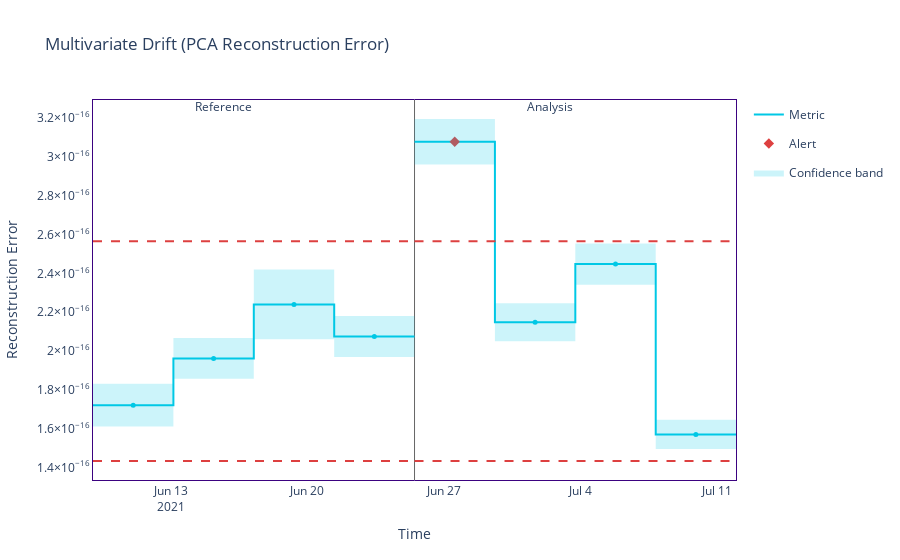

Here is the notebook cell this chart was saved with:
### Markdown cell above
# Red flag 3: comparing only univariate drift methods

### Code cell
multivariate_drift_calc = nml.DataReconstructionDriftCalculator(
    column_names=features,
    timestamp_column_name=timestamp,
    chunk_size=1964
)

multivariate_drift_calc.fit(df_test)
multivariate_drift_results = multivariate_drift_calc.calculate(df_prod)
multivariate_drift_results.plot()

### Figure 1 — Plotly figure (JSON) as saved in the notebook; plotly's stock layout.template omitted (floating-point values rounded to 4 significant figures)
{"data": [{"hoverinfo": "skip", "legendgroup": "metric_reference", "line": {"color": "#00c8e5", "shape": "hv", "width": 2}, "mode": "lines", "name": "Metric", "showlegend": true, "type": "scatter", "x": ["2021-06-09T00:12:00", "2021-06-13T03:12:00", "2021-06-17T06:12:00", "2021-06-21T09:12:00", "2021-06-25T12:03:00"], "y": [1.721e-16, 1.961e-16, 2.24e-16, 2.074e-16, 2.074e-16]}, {"customdata": [["Reconstruction Error", "<b style=\"color:#00c8e5;line-height:60px\">Reference</b>", "", "[0:1963]", "From <b>Jun-09-2021</b> to <b>Jun-13-2021</b>", 0, 0], ["Reconstruction Error", "<b style=\"color:#00c8e5;line-height:60px\">Reference</b>", "", "[1964:3927]", "From <b>Jun-13-2021</b> to <b>Jun-17-2021</b>", 0, 0], ["Reconstruction Error", "<b style=\"color:#00c8e5;line-height:60px\">Reference</b>", "", "[3928:5891]", "From <b>Jun-17-2021</b> to <b>Jun-21-2021</b>", 0, 0], ["Reconstruction Error", "<b style=\"color:#00c8e5;line-height:60px\">Reference</b>", "", "[5892:7853]", "From <b>Jun-21-2021</b> to <b>Jun-25-2021</b>", 0, 0]], "hovertemplate": "%{customdata[1]} &nbsp; &nbsp; %{customdata[2]} <br />Chunk: <b>%{customdata[3]}</b> &nbsp; &nbsp; %{customdata[4]} <br />%{customdata[0]}: <b>%{customdata[5]}</b><br />Confidence band: +/- <b>%{customdata[6]}</b><br /><extra></extra>", "legendgroup": "metric_reference", "marker": {"color": "#00c8e5", "size": 5, "symbol": "circle"}, "mode": "markers", "name": "Metric", "showlegend": false, "type": "scatter", "x": ["2021-06-11T01:42:00", "2021-06-15T04:42:00", "2021-06-19T07:42:00", "2021-06-23T10:37:30"], "y": [1.721e-16, 1.961e-16, 2.24e-16, 2.074e-16, 2.074e-16]}, {"hoverinfo": "skip", "legendgroup": "metric_analysis", "line": {"color": "#00c8e5", "shape": "hv", "width": 2}, "mode": "lines", "name": "Metric", "showlegend": false, "type": "scatter", "x": ["2021-06-25T12:06:00", "2021-06-29T15:06:00", "2021-07-03T18:06:00", "2021-07-07T21:06:00", "2021-07-11T23:57:00"], "y": [3.079e-16, 2.148e-16, 2.448e-16, 1.57e-16, 1.57e-16]}, {"customdata": [["Reconstruction Error", "<b style=\"color:#3b0280;line-height:60px\">Analysis</b>", "<span style=\"color:#AD0000\">⚠ <b>Drift detected</b></span>", "[0:1963]", "From <b>Jun-25-2021</b> to <b>Jun-29-2021</b>", 0, 0], ["Reconstruction Error", "<b style=\"color:#3b0280;line-height:60px\">Analysis</b>", "", "[1964:3927]", "From <b>Jun-29-2021</b> to <b>Jul-03-2021</b>", 0, 0], ["Reconstruction Error", "<b style=\"color:#3b0280;line-height:60px\">Analysis</b>", "", "[3928:5891]", "From <b>Jul-03-2021</b> to <b>Jul-07-2021</b>", 0, 0], ["Reconstruction Error", "<b style=\"color:#3b0280;line-height:60px\">Analysis</b>", "", "[5892:7853]", "From <b>Jul-07-2021</b> to <b>Jul-11-2021</b>", 0, 0]], "hovertemplate": "%{customdata[1]} &nbsp; &nbsp; %{customdata[2]} <br />Chunk: <b>%{customdata[3]}</b> &nbsp; &nbsp; %{customdata[4]} <br />%{customdata[0]}: <b>%{customdata[5]}</b><br />Confidence band: +/- <b>%{customdata[6]}</b><br /><extra></extra>", "legendgroup": "metric_analysis", "marker": {"color": "#00c8e5", "size": 5, "symbol": "circle"}, "mode": "markers", "name": "Metric", "showlegend": false, "type": "scatter", "x": ["2021-06-27T13:36:00", "2021-07-01T16:36:00", "2021-07-05T19:36:00", "2021-07-09T22:31:30"], "y": [3.079e-16, 2.148e-16, 2.448e-16, 1.57e-16, 1.57e-16]}, {"hoverinfo": "skip", "legendgroup": "alert", "marker": {"color": "#DD4040", "size": 8, "symbol": "diamond"}, "mode": "markers", "name": "Alert", "showlegend": true, "type": "scatter", "x": ["2021-06-27T13:36:00"], "y": [3.079e-16]}, {"hoverinfo": "skip", "legendgroup": "thresh", "line": {"color": "#DD4040", "dash": "dash", "width": 2}, "mode": "lines", "name": "Threshold", "showlegend": false, "type": "scatter", "x": ["2021-06-09T00:12:00", "2021-06-13T03:12:00", "2021-06-17T06:12:00", "2021-06-21T09:12:00", "2021-06-25T12:03:00"], "y": [2.566e-16, 2.566e-16, 2.566e-16, 2.566e-16, 2.566e-16]}, {"hoverinfo": "skip", "legendgroup": "thresh", "line": {"color": "#DD4040", "dash": "dash", "width": 2}, "mode": "lines", "name": "Threshold", "showlegend": false, "type": "scatter", "x": ["2021-06-09T00:12:00", "2021-06-13T03:12:00", "2021-06-17T06:12:00", "2021-06-21T09:12:00", "2021-06-25T12:03:00"], "y": [1.433e-16, 1.433e-16, 1.433e-16, 1.433e-16, 1.433e-16]}, {"hoverinfo": "skip", "legendgroup": "thresh", "line": {"color": "#DD4040", "dash": "dash", "width": 2}, "mode": "lines", "name": "Threshold", "showlegend": false, "type": "scatter", "x": ["2021-06-25T12:06:00", "2021-06-29T15:06:00", "2021-07-03T18:06:00", "2021-07-07T21:06:00", "2021-07-11T23:57:00"], "y": [2.566e-16, 2.566e-16, 2.566e-16, 2.566e-16, 2.566e-16]}, {"hoverinfo": "skip", "legendgroup": "thresh", "line": {"color": "#DD4040", "dash": "dash", "width": 2}, "mode": "lines", "name": "Threshold", "showlegend": false, "type": "scatter", "x": ["2021-06-25T12:06:00", "2021-06-29T15:06:00", "2021-07-03T18:06:00", "2021-07-07T21:06:00", "2021-07-11T23:57:00"], "y": [1.433e-16, 1.433e-16, 1.433e-16, 1.433e-16, 1.433e-16]}, {"connectgaps": true, "hoverinfo": "skip", "line": {"color": "rgba(0,0,0,0)", "shape": "hv"}, "mode": "lines", "name": "Confidence band", "showlegend": false, "type": "scatter", "x": ["2021-06-09T00:12:00", "2021-06-13T03:12:00", "2021-06-17T06:12:00", "2021-06-21T09:12:00", "2021-06-25T12:03:00"], "y": [1.831e-16, 2.067e-16, 2.42e-16, 2.18e-16, 2.18e-16]}, {"connectgaps": true, "fill": "tonexty", "fillcolor": "rgba(0.0, 0.7843137254901961, 0.8980392156862745, 0.2)", "hoverinfo": "skip", "line": {"color": "rgba(0,0,0,0)", "shape": "hv"}, "mode": "lines", "name": "Confidence band", "showlegend": true, "type": "scatter", "x": ["2021-06-09T00:12:00", "2021-06-13T03:12:00", "2021-06-17T06:12:00", "2021-06-21T09:12:00", "2021-06-25T12:03:00"], "y": [1.61e-16, 1.856e-16, 2.06e-16, 1.968e-16, 1.968e-16]}, {"connectgaps": true, "hoverinfo": "skip", "line": {"color": "rgba(0,0,0,0)", "shape": "hv"}, "mode": "lines", "name": "Confidence band", "showlegend": false, "type": "scatter", "x": ["2021-06-25T12:06:00", "2021-06-29T15:06:00", "2021-07-03T18:06:00", "2021-07-07T21:06:00", "2021-07-11T23:57:00"], "y": [3.196e-16, 2.247e-16, 2.554e-16, 1.645e-16, 1.645e-16]}, {"connectgaps": true, "fill": "tonexty", "fillcolor": "rgba(0.0, 0.7843137254901961, 0.8980392156862745, 0.2)", "hoverinfo": "skip", "line": {"color": "rgba(0,0,0,0)", "shape": "hv"}, "mode": "lines", "name": "Confidence band", "showlegend": false, "type": "scatter", "x": ["2021-06-25T12:06:00", "2021-06-29T15:06:00", "2021-07-03T18:06:00", "2021-07-07T21:06:00", "2021-07-11T23:57:00"], "y": [2.962e-16, 2.05e-16, 2.342e-16, 1.494e-16, 1.494e-16]}], "layout": {"annotations": [{"showarrow": false, "text": "Reference", "x": "2021-06-15T04:42:00", "xshift": 10, "y": 1.01, "yref": "y domain"}, {"showarrow": false, "text": "Analysis", "x": "2021-07-01T16:36:00", "xshift": 15, "y": 1.01, "yref": "y domain"}], "hoverlabel": {"bgcolor": "white", "font": {"size": 14}}, "legend": {"itemclick": false, "itemdoubleclick": false, "traceorder": "grouped"}, "paper_bgcolor": "rgba(255,255,255,1)", "plot_bgcolor": "rgba(255,255,255,1)", "shapes": [{"layer": "below", "line": {"color": "#666666", "width": 1}, "type": "line", "x0": "2021-06-25T12:06:00", "x1": "2021-06-25T12:06:00", "xref": "x", "y0": 0, "y1": 1, "yref": "y domain"}], "title": {"text": "Multivariate Drift (PCA Reconstruction Error)"}, "xaxis": {"linecolor": "#3b0280", "matches": "x", "mirror": true, "showgrid": false, "title": {"text": "Time"}, "zeroline": false}, "yaxis": {"linecolor": "#3b0280", "mirror": true, "showgrid": false, "title": {"text": "Reconstruction Error"}, "zeroline": false}}}
